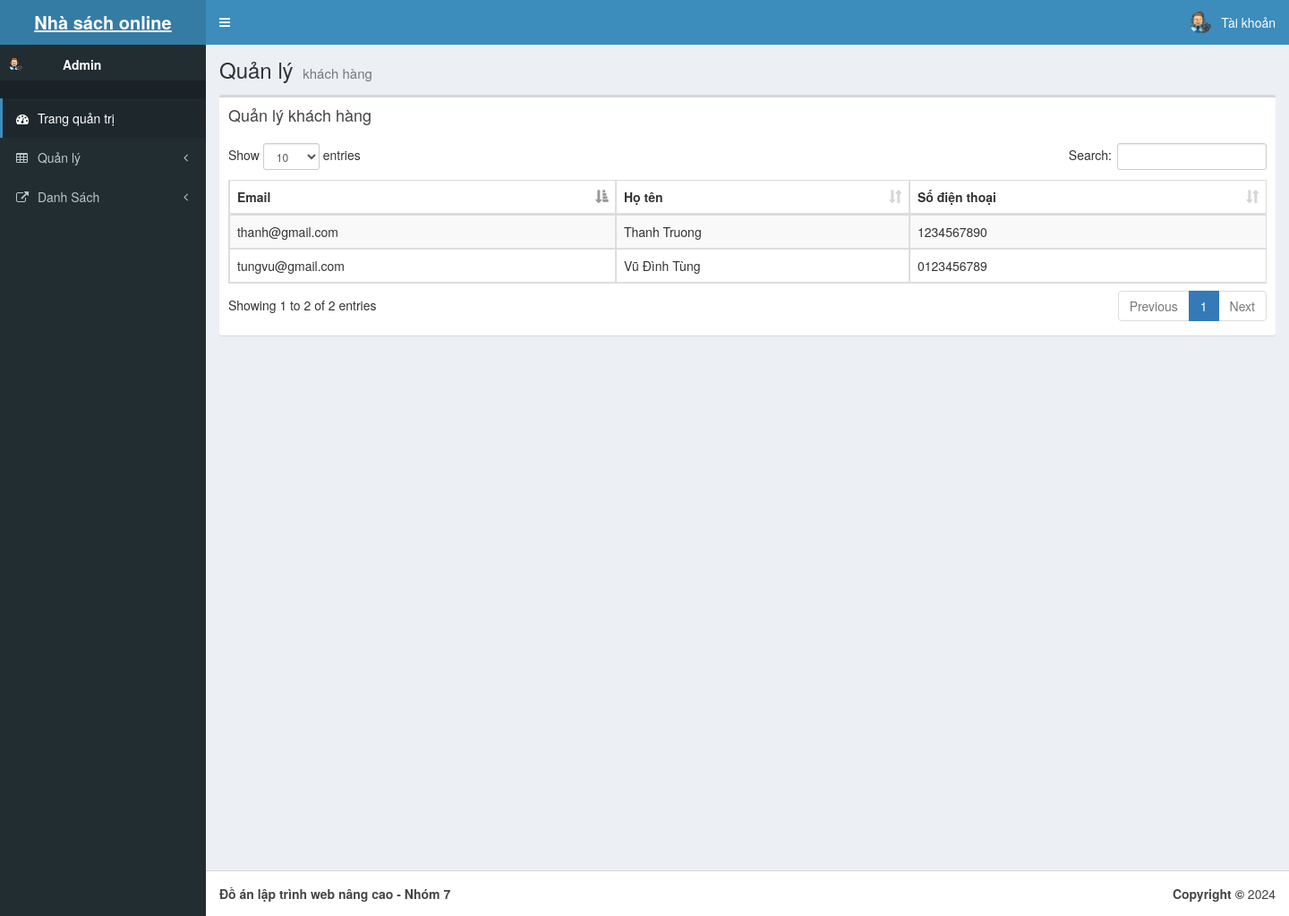
The app's page /Admin/qlykhachhang.php, older data.
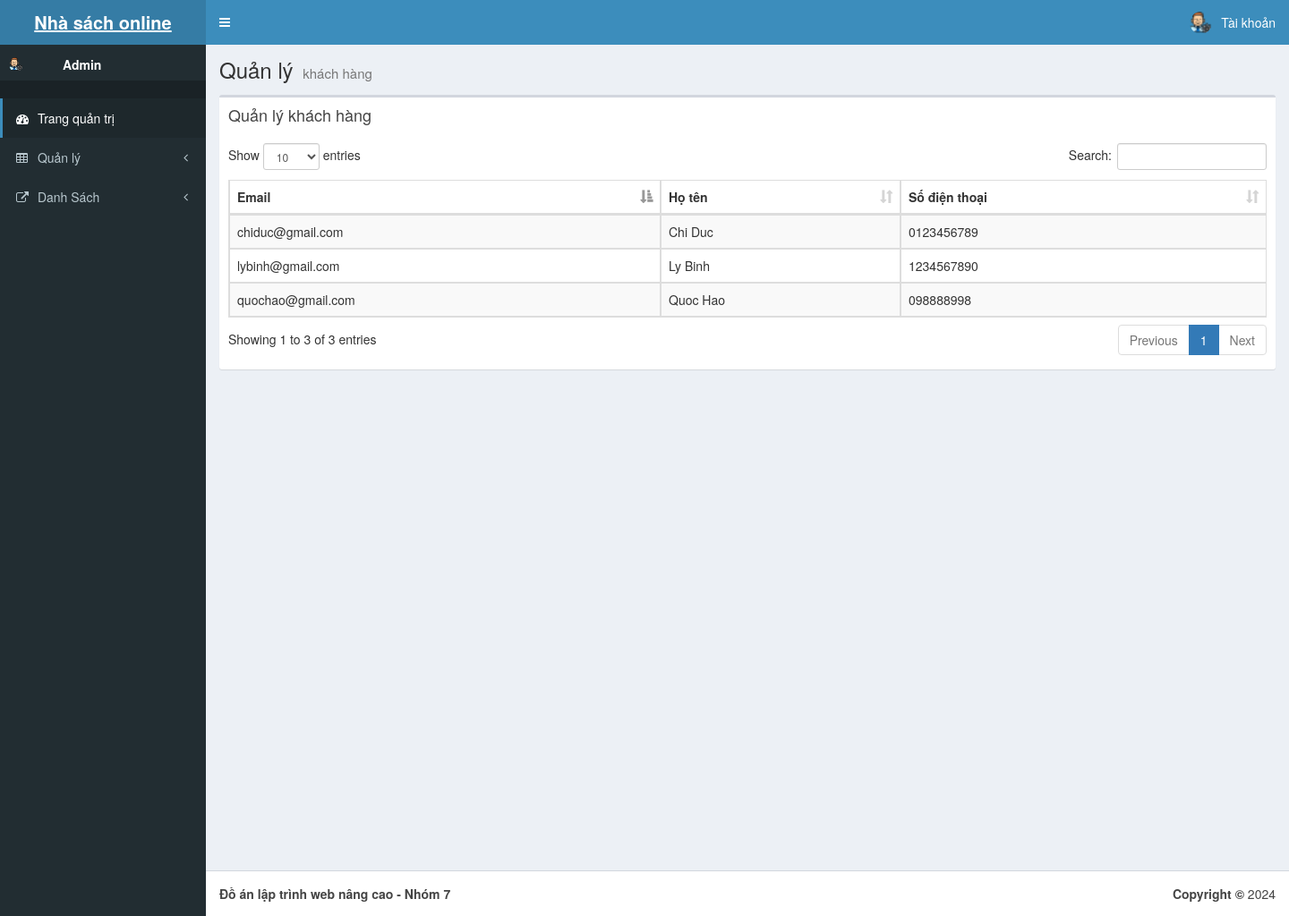
The same page, newer data.
### tables this page shows
CREATE TABLE `loginuser` (
  `email` varchar(50) NOT NULL,
  `matkhau` int(200) NOT NULL,
  `HoTen` varchar(100) NOT NULL,
  `DienThoai` varchar(50) NOT NULL
);

### Admin/qlykhachhang.php (the view, shortened to what this page needs)
<?php
 include "head.php";
?>
  <body class="hold-transition skin-blue sidebar-mini">
    <div class="wrapper">
    <?php
 include "Header.php";
?>
    <?php
 include "aside.php";
?>
      <div class="content-wrapper">
        <section class="content-header">
          <h1>
            Quản lý
            <small>khách hàng</small>
          </h1>
        </section>
        <section class="content">
          <div class="row">
            <div class="col-xs-12">
              <div class="box">
                <div class="box-header">
                  <h3 class="box-title">Quản lý khách hàng</h3>
                </div>
                <div class="box-body">
                  <table id="example1" class="table table-bordered table-striped">
                    <thead>
                      <tr>
                        <th>Email</th>
                        <th>Họ tên</th>
                        <th>Số điện thoại</th>
                      </tr>
                    </thead>
                    <tbody>
                    <?php
                         require '../inc/myconnect.php';
                         $sql="SELECT email,HoTen,DienThoai from loginuser Order by HoTen  ";
                         $result = $conn->query($sql);
                         if ($result->num_rows > 0) {
                          while($row = $result->fetch_assoc()) {
                      ?>
                        <tr>
                        <td ><?php echo $row["email"] ?></td>
                        <td><?php echo $row["HoTen"] ?></td>
                        <td><?php echo $row["DienThoai"] ?></td>
                        </tr>
                        <?php
                          }
                        }
                         ?>
                    </tbody>
                  </table>
                </div>
              </div>
            </div>
          </div>
        </section>
      </div>
      <?php
      include "footer.php";
     ?>
    </div>
  </body>
</html>

Row changes from the older to the newer data that the page shows:
removed loginuser: email "thanh@gmail.com", HoTen "Thanh Truong", DienThoai "1234567890"
removed loginuser: email "tungvu@gmail.com", HoTen "Vũ Đình Tùng", DienThoai "0123456789"
added loginuser: email "chiduc@gmail.com", HoTen "Chi Duc", DienThoai "0123456789"
added loginuser: email "lybinh@gmail.com", HoTen "Ly Binh", DienThoai "1234567890"
added loginuser: email "quochao@gmail.com", HoTen "Quoc Hao", DienThoai "098888998"
Text that changed along with them:
text written by a page script: "Show entries Search: Showing 1 to 2 of 2 entries Previous 1 Next" → "Show entries Search: Showing 1 to 3 of 3 entries Previous 1 Next"
